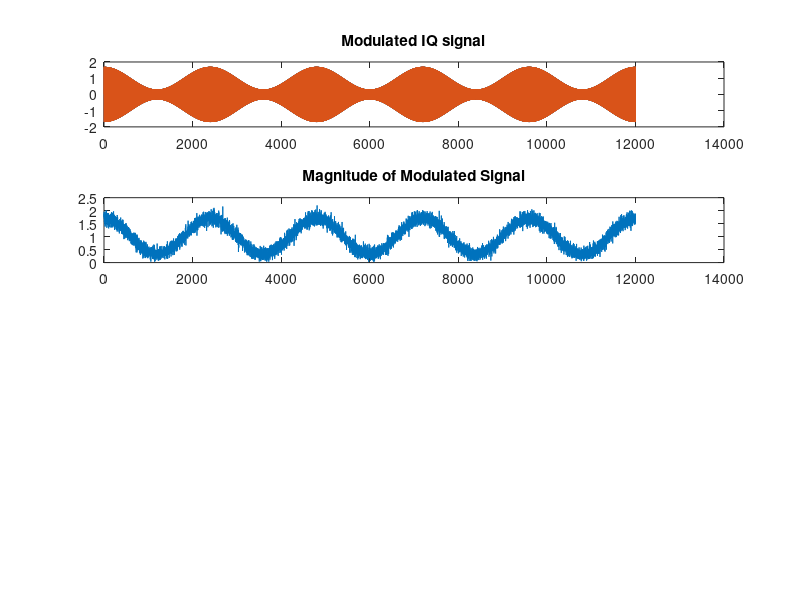

Reproduce this figure in MATLAB. (Note: this script raises an error after producing the figure.)
clc; clear all;
%close all;

%%
%Parameters................
Fs = 12e3;
Fc = 3e3;
Fm = 5;
Amplitude_ratio = 0.7;
t = 0:(1/Fs):1;
len = length(t);
SNR = 15;
%%
%PART 0 : Generating AM Modulated signal
signal_mod_base = 1+Amplitude_ratio*cos(2*pi*Fm*t);
signal_carrier  = exp(1i*2*pi*Fc*t);
signal_modulated= signal_carrier.*signal_mod_base;
signal_modulated_noisy = awgn(signal_modulated,SNR,'measured');

subplot(411);
plot(real(signal_modulated)); hold on;
plot(imag(signal_modulated)); hold off;
title('Modulated IQ signal');


%%
%PART 1 : Calculating absolute value of the signal........
signal_modulated_real_square = real(signal_modulated_noisy).*real(signal_modulated_noisy);
signal_modulated_imag_square = imag(signal_modulated_noisy).*imag(signal_modulated_noisy);
signal_modulated_square      = signal_modulated_real_square + signal_modulated_imag_square;
signal_modulated_abs         = sqrt(signal_modulated_square);
subplot(412);
plot(signal_modulated_abs);
title('Magnitude of Modulated Signal');


%%
%PART 2 : Envelope detector Filter Gen
%% Filter components.................................
N               = 32;
Wpass           = 1;
Wstop           = 80;
Fpass           = 1e3;
Fstop           = 2e3;
b               = firls(N, [0 Fpass Fstop Fs/2]/(Fs/2), [1 1 0 0], [Wpass Wstop]);
Hd              = dfilt.dffir(b);
subplot(413);
plot(linspace(-Fs/2,Fs/2,2^16),20*log10(abs(fftshift(fft(Hd.Numerator,2^16)))));
title('Frequency Response of Env Filter');
%%
%PART 3 : Envelope detection
signal_demodulated = conv(signal_modulated_abs,Hd.Numerator,'same');
subplot(414);
plot(signal_mod_base,       'LineWidth',2);    hold on;
plot(signal_demodulated,'-','LineWidth',1);    hold off;
legend('Original Mod', 'Reconstructed Mod')



